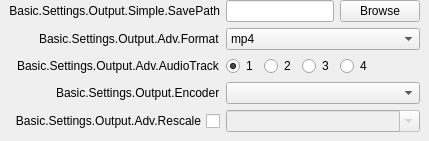
                   <widget class="QWidget" name="advOutRecStandard">
                    <layout class="QVBoxLayout" name="verticalLayout_13">
                     <property name="leftMargin">
                      <number>0</number>
                     </property>
                     <property name="topMargin">
                      <number>0</number>
                     </property>
                     <property name="rightMargin">
                      <number>0</number>
                     </property>
                     <property name="bottomMargin">
                      <number>0</number>
                     </property>
                     <item alignment="Qt::AlignTop">
                      <widget class="QWidget" name="widget_7" native="true">
                       <layout class="QVBoxLayout" name="verticalLayout_15">
                        <property name="leftMargin">
                         <number>0</number>
                        </property>
                        <property name="topMargin">
                         <number>0</number>
                        </property>
                        <property name="rightMargin">
                         <number>0</number>
                        </property>
                        <property name="bottomMargin">
                         <number>0</number>
                        </property>
                        <item>
                         <widget class="QWidget" name="advOutRecTopContainer" native="true">
                          <property name="sizePolicy">
                           <sizepolicy hsizetype="Preferred" vsizetype="Maximum">
                            <horstretch>0</horstretch>
                            <verstretch>0</verstretch>
                           </sizepolicy>
                          </property>
                          <layout class="QFormLayout" name="formLayout_16">
                           <property name="fieldGrowthPolicy">
                            <enum>QFormLayout::AllNonFixedFieldsGrow</enum>
                           </property>
                           <property name="labelAlignment">
                            <set>Qt::AlignRight|Qt::AlignTrailing|Qt::AlignVCenter</set>
                           </property>
                           <property name="topMargin">
                            <number>0</number>
                           </property>
                           <item row="0" column="0">
                            <widget class="QLabel" name="label_32">
                             <property name="sizePolicy">
                              <sizepolicy hsizetype="Preferred" vsizetype="Expanding">
                               <horstretch>0</horstretch>
                               <verstretch>0</verstretch>
                              </sizepolicy>
                             </property>
                             <property name="minimumSize">
                              <size>
                               <width>170</width>
                               <height>0</height>
                              </size>
                             </property>
                             <property name="text">
                              <string>Basic.Settings.Output.Simple.SavePath</string>
                             </property>
                             <property name="alignment">
                              <set>Qt::AlignRight|Qt::AlignTrailing|Qt::AlignVCenter</set>
                             </property>
                            </widget>
                           </item>
                           <item row="0" column="1">
                            <layout class="QHBoxLayout" name="horizontalLayout_6">
                             <item>
                              <widget class="QLineEdit" name="advOutRecPath">
                               <property name="enabled">
                                <bool>true</bool>
                               </property>
                              </widget>
                             </item>
                             <item>
                              <widget class="QPushButton" name="advOutRecPathBrowse">
                               <property name="enabled">
                                <bool>true</bool>
                               </property>
                               <property name="text">
                                <string>Browse</string>
                               </property>
                              </widget>
                             </item>
                            </layout>
                           </item>
                           <item row="3" column="0">
                            <widget class="QLabel" name="advOutRecEncLabel">
                             <property name="text">
                              <string>Basic.Settings.Output.Encoder</string>
                             </property>
                            </widget>
                           </item>
                           <item row="3" column="1">
                            <widget class="QComboBox" name="advOutRecEncoder"/>
                           </item>
                           <item row="4" column="0">
                            <widget class="QCheckBox" name="advOutRecUseRescale">
                             <property name="sizePolicy">
                              <sizepolicy hsizetype="Minimum" vsizetype="Expanding">
                               <horstretch>0</horstretch>
                               <verstretch>0</verstretch>
                              </sizepolicy>
                             </property>
                             <property name="layoutDirection">
                              <enum>Qt::RightToLeft</enum>
                             </property>
                             <property name="text">
                              <string>Basic.Settings.Output.Adv.Rescale</string>
                             </property>
                            </widget>
                           </item>
                           <item row="4" column="1">
                            <widget class="QWidget" name="advOutRecRescaleContainer" native="true">
                             <layout class="QHBoxLayout" name="horizontalLayout_4">
                              <property name="leftMargin">
                               <number>0</number>
                              </property>
                              <property name="topMargin">
                               <number>0</number>
                              </property>
                              <property name="rightMargin">
                               <number>0</number>
                              </property>
                              <property name="bottomMargin">
                               <number>0</number>
                              </property>
                              <item>
                               <widget class="QComboBox" name="advOutRecRescale">
                                <property name="enabled">
                                 <bool>false</bool>
                                </property>
                                <property name="editable">
                                 <bool>true</bool>
                                </property>
                               </widget>
                              </item>
                             </layout>
                            </widget>
                           </item>
                           <item row="2" column="0">
                            <widget class="QLabel" name="label_29">
                             <property name="text">
                              <string>Basic.Settings.Output.Adv.AudioTrack</string>
                             </property>
                            </widget>
                           </item>
                           <item row="2" column="1">
                            <widget class="QWidget" name="widget_9" native="true">
                             <property name="sizePolicy">
                              <sizepolicy hsizetype="Maximum" vsizetype="Preferred">
                               <horstretch>0</horstretch>
                               <verstretch>0</verstretch>
                              </sizepolicy>
                             </property>
                             <layout class="QHBoxLayout" name="horizontalLayout_9">
                              <property name="leftMargin">
                               <number>0</number>
                              </property>
                              <property name="topMargin">
                               <number>0</number>
                              </property>
                              <property name="rightMargin">
                               <number>0</number>
                              </property>
                              <property name="bottomMargin">
                               <number>0</number>
                              </property>
                              <item>
                               <widget class="QRadioButton" name="advOutRecTrack1">
                                <property name="text">
                                 <string notr="true">1</string>
                                </property>
                                <property name="checked">
                                 <bool>true</bool>
                                </property>
                               </widget>
                              </item>
                              <item>
                               <widget class="QRadioButton" name="advOutRecTrack2">
                                <property name="text">
                                 <string notr="true">2</string>
                                </property>
                               </widget>
                              </item>
                              <item>
                               <widget class="QRadioButton" name="advOutRecTrack3">
                                <property name="text">
                                 <string notr="true">3</string>
                                </property>
                               </widget>
                              </item>
                              <item>
                               <widget class="QRadioButton" name="advOutRecTrack4">
                                <property name="text">
                                 <string notr="true">4</string>
                                </property>
                               </widget>
                              </item>
                             </layout>
                            </widget>
                           </item>
                           <item row="1" column="1">
                            <widget class="QComboBox" name="advOutRecFormat">
                             <item>
                              <property name="text">
                               <string>mp4</string>
                              </property>
                             </item>
                             <item>
                              <property name="text">
                               <string>mov</string>
                              </property>
                             </item>
                             <item>
                              <property name="text">
                               <string>mkv</string>
                              </property>
                             </item>
                             <item>
                              <property name="text">
                               <string>ts</string>
                              </property>
                             </item>
                             <item>
                              <property name="text">
                               <string>flv</string>
                              </property>
                             </item>
                             <item>
                              <property name="text">
                               <string>f4v</string>
                              </property>
                             </item>
                            </widget>
                           </item>
                           <item row="1" column="0">
                            <widget class="QLabel" name="label_43">
                             <property name="text">
                              <string>Basic.Settings.Output.Adv.Format</string>
                             </property>
                            </widget>
                           </item>
                          </layout>
                         </widget>
                        </item>
                       </layout>
                      </widget>
                     </item>
                    </layout>
                   </widget>
